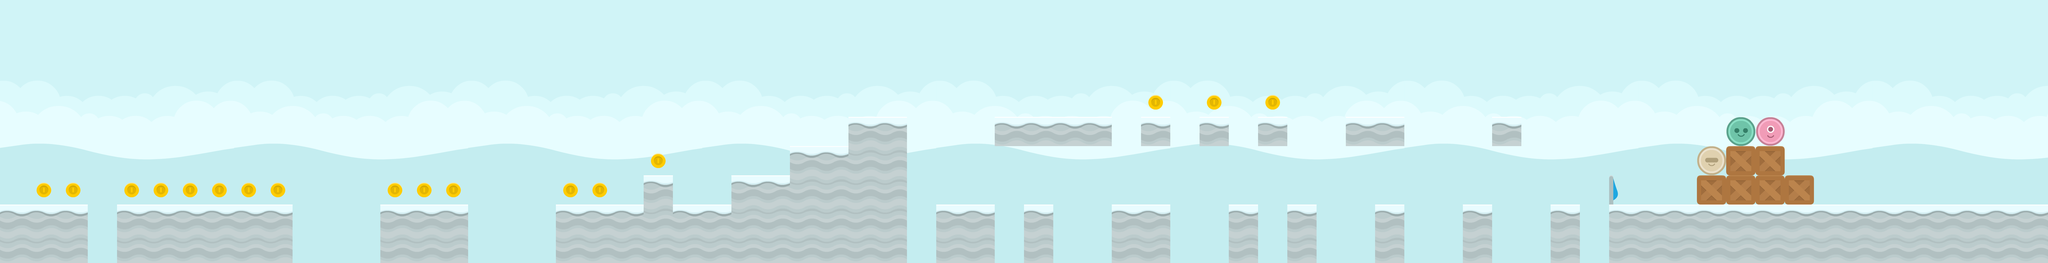

This is a level from a 2D game, rendered from its Tiled map with the project's own tilesets. A one-line summary and the map file follow, with tile-layer data summarised:
An orthogonal 70x9 tile map with 128x128 px tiles, 2 tile layers (Tile Layer 1, Tile Layer 2), 5 tilesets and 42 objects.

<map version="1.0" orientation="orthogonal" renderorder="right-down" width="70" height="9" tilewidth="128" tileheight="128" nextobjectid="46">
 <tileset firstgid="1" name="spritesheet_items" tilewidth="128" tileheight="128" tilecount="32" columns="8">
  <image source="../tilesets/spritesheet_items.png" width="1024" height="512" />
 </tileset>
 <tileset firstgid="33" name="blue_land" tilewidth="128" tileheight="128" tilecount="64" columns="8">
  <image source="../tilesets/blue_land.png" width="1024" height="1024" />
 </tileset>
 <tileset firstgid="97" name="spritesheet_ground" tilewidth="128" tileheight="128" spacing="2" margin="1" tilecount="128" columns="8">
  <image source="../tilesets/spritesheet_ground.png" width="1040" height="2080" />
 </tileset>
 <tileset firstgid="225" name="players" tilewidth="128" tileheight="128" tilecount="4" columns="4">
  <image source="../tilesets/players.png" width="512" height="128" />
 </tileset>
 <tileset firstgid="229" name="spritesheet_tiles" tilewidth="128" tileheight="128" spacing="2" margin="1" tilecount="128" columns="8">
  <image source="../tilesets/spritesheet_tiles.png" width="1040" height="2080" />
 </tileset>
 <layer name="Tile Layer 1" width="70" height="9">
  <data>[630 cells, 630 non-empty, 64 distinct tile ids]</data>
 </layer>
 <layer name="Tile Layer 2" width="70" height="9">
  <data>[630 cells, 165 non-empty, 12 distinct tile ids]</data>
 </layer>
 <objectgroup name="Object Layer 1">
  <object id="2" x="6528" y="512" width="128" height="128" />
  <object id="3" x="6784" y="896" width="128" height="256" />
  <object id="4" x="7040" y="896" width="1920" height="256" />
  <object id="5" x="6400" y="896" width="128" height="256" />
  <object id="6" x="5888" y="512" width="256" height="128" />
  <object id="8" x="6016" y="896" width="128" height="256" />
  <object id="10" x="5632" y="896" width="128" height="256" />
  <object id="11" x="5376" y="896" width="128" height="256" />
  <object id="12" x="5504" y="512" width="128" height="128" />
  <object id="13" x="5248" y="512" width="128" height="128" />
  <object id="14" x="4992" y="512" width="128" height="128" />
  <object id="15" x="4864" y="896" width="256" height="256" />
  <object id="16" x="4352" y="512" width="512" height="128" />
  <object id="17" x="4480" y="896" width="128" height="256" />
  <object id="18" x="4096" y="896" width="256" height="256" />
  <object id="19" x="3712" y="512" width="256" height="640" />
  <object id="20" x="3456" y="640" width="256" height="512" />
  <object id="21" x="3200" y="768" width="256" height="384" />
  <object id="22" x="2944" y="896" width="256" height="256" />
  <object id="23" x="2432" y="896" width="384" height="256" />
  <object id="24" x="2816" y="768" width="128" height="384" />
  <object id="25" x="1664" y="896" width="384" height="256" />
  <object id="26" x="512" y="896" width="768" height="256" />
  <object id="27" x="0" y="896" width="384" height="256" />
 </objectgroup>
 <objectgroup name="Object Layer 2">
  <object id="28" x="928" y="798" width="64" height="64">
   <ellipse />
  </object>
  <object id="29" x="1696" y="798" width="64" height="64">
   <ellipse />
  </object>
  <object id="30" x="1824" y="798" width="64" height="64">
   <ellipse />
  </object>
  <object id="31" x="1952" y="798" width="64" height="64">
   <ellipse />
  </object>
  <object id="32" x="2592" y="798" width="64" height="64">
   <ellipse />
  </object>
  <object id="33" x="5024" y="414" width="64" height="64">
   <ellipse />
  </object>
  <object id="34" x="5280" y="414" width="64" height="64">
   <ellipse />
  </object>
  <object id="35" x="5536" y="414" width="64" height="64">
   <ellipse />
  </object>
  <object id="36" x="800" y="798" width="64" height="64">
   <ellipse />
  </object>
  <object id="37" x="672" y="798" width="64" height="64">
   <ellipse />
  </object>
  <object id="38" x="544" y="798" width="64" height="64">
   <ellipse />
  </object>
  <object id="40" x="288" y="798" width="64" height="64">
   <ellipse />
  </object>
  <object id="41" x="160" y="798" width="64" height="64">
   <ellipse />
  </object>
  <object id="42" x="1184" y="798" width="64" height="64">
   <ellipse />
  </object>
  <object id="43" x="1056" y="798" width="64" height="64">
   <ellipse />
  </object>
  <object id="44" x="2464" y="798" width="64" height="64">
   <ellipse />
  </object>
  <object id="45" x="2848" y="670" width="64" height="64">
   <ellipse />
  </object>
 </objectgroup>
 <objectgroup name="Object Layer 3">
  <object id="1" x="7168" y="0" width="128" height="896" />
 </objectgroup>
</map>
